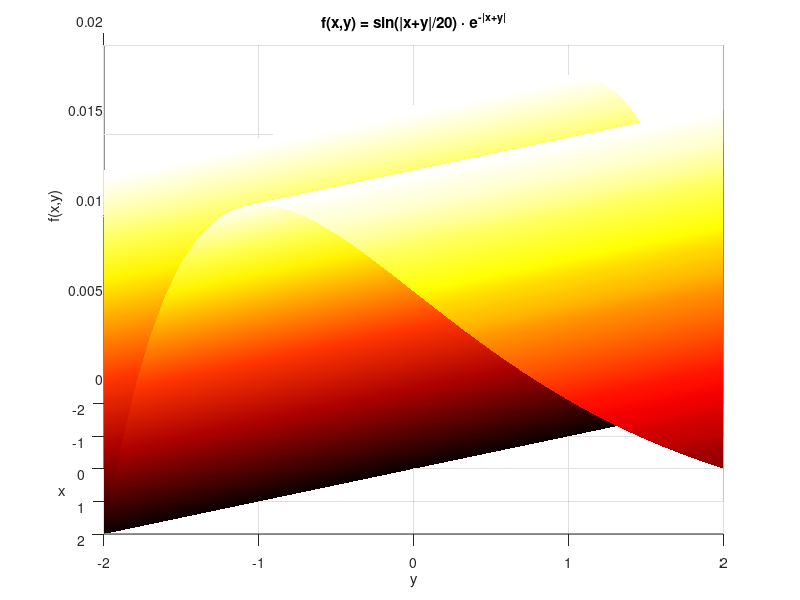
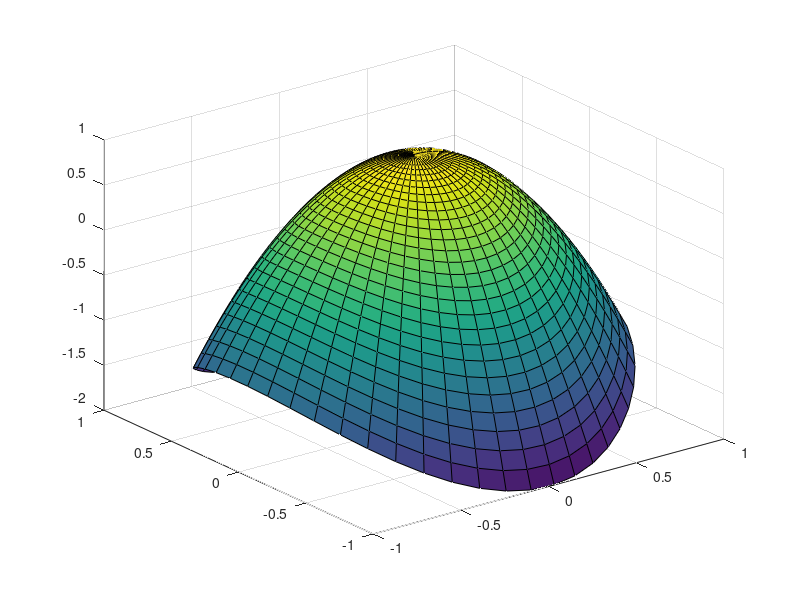

Write the MATLAB code that produced these figures, in order. (Note: this script raises an error after producing the figures.)
% Modestas Jasiunas 8 variantas
%1.
figure(1)
[x, y] = meshgrid(-2:0.1:2);
f_xy = sin(abs(x+y)/20).*exp(-abs(x+y));
surf(x, y, f_xy)
colormap("hot");
shading interp;
view(90, 20);
xlabel('x');
ylabel('y');
zlabel('f(x,y)');
title('f(x,y) = sin(|x+y|/20) · e^{-|x+y|}');
figure(2)
theta = linspace(0, 2*pi, 50);
r = linspace(0, 1, 30);
[Theta, R] = meshgrid(theta, r);
x = R .* cos(Theta);
y = R .* sin(Theta);
f_xy2 = 1 - 2*x.^2 - 3*y.^2;
surf(x,y,f_xy2)
colormap("parula");
shading interp;
view(45,30);
xlabel('x');
ylabel('y');
zlabel('f(x,y)');
title('f(x,y) = 1 - 2x^2 - 3y^2');
%Papildoma
[x, y] = meshgrid(-1.5:0.1:1.5);
z_xy = 1 -(x.^2+y.^2);
figure(3)
surf(x, y, z_xy)
colormap("jet");
shading interp;
camlight("headlight")
lighting gouraud;
xlabel('x'); ylabel('y'); zlabel('z')
title('a) Surface with camlight')
figure(4)
surfc(x, y, z_xy)
colormap("summer")
shading interp
xlabel('x'); ylabel('y'); zlabel('z')
title('b) Surface with contour')
figure(5)
surf(x, y, z_xy)
colormap(jet)
shading interp
xlabel('x'); ylabel('y'); zlabel('z')
title('c) Simple surface')
